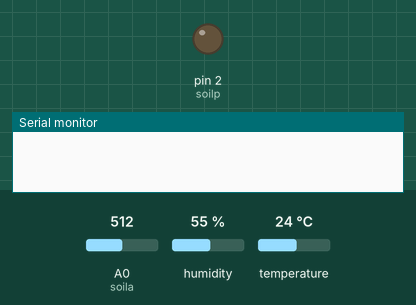
Bench run of a sketch on a simulated Arduino Uno, built with avr-gcc and run on an emulated ATmega328P. Parts: output pins drawn as LEDs (lit = HIGH), the last lines printed to the serial monitor. The test bench sets the inputs (shaded band); at power-on: A0 (soila) = 512, humidity 55 %, temperature 24 °C.

Above: at 0.1 s.
At 2.1 s:
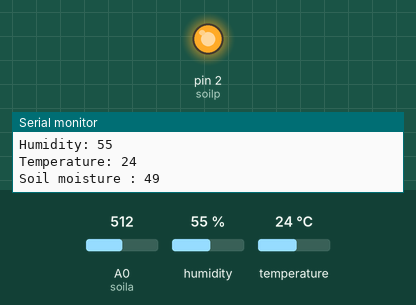
Timing chart, 0 to 3.6 s (numbered marks = the images above):
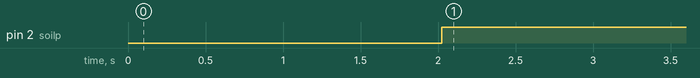

The sketch:

arduino.ino
```cpp
//Sending Data from Arduino to NodeMCU Via Serial Communication
//Arduino code

//DHT11 Lib
#include <DHT.h>
#define humt 3    //air humidity and temperature
#define soilp 2   //soil moisture sensor power control
#define soild 4   //soil moisture digital pin
#define soila A0  //soil moisture analog pin
#define DHTTYPE DHT11 // DHT 11
DHT dht(humt, DHTTYPE);

//Arduino to NodeMCU Lib
#include <SoftwareSerial.h>
#include <ArduinoJson.h>

//Initialise Arduino to NodeMCU (5=Rx & 6=Tx)
SoftwareSerial nodemcu(5, 6);

//Initialisation of sensors
int temp;
int hum;
int m;

void setup() {
  Serial.begin(115200);
  pinMode(soilp,OUTPUT);
  digitalWrite(soilp,LOW);  //on boot set soil moisture sensor off
  pinMode(soild,INPUT);
  dht.begin();
  nodemcu.begin(115200);
  delay(2000);

  Serial.println("Program started");
}

void loop() {

  StaticJsonBuffer<1000> jsonBuffer;
  JsonObject& data = jsonBuffer.createObject();

  //Obtain Temp and Hum data
  dht11_func();
  digitalWrite(soilp,HIGH);
  delay(50);
  m = ( 100.00 - ( (analogRead(soila)/1023.00) * 100.00 ) );
  Serial.print("Soil moisture : ");
  Serial.println(m);


  //Assign collected data to JSON Object
  data["humidity"] = hum;
  data["temperature"] = temp;
  data["soilm"] = m;

  //Send data to NodeMCU
  data.printTo(nodemcu);
  jsonBuffer.clear();

  delay(20000);
}

void dht11_func() {

hum = dht.readHumidity();
temp = dht.readTemperature();
Serial.print("Humidity: ");
Serial.println(hum);
Serial.print("Temperature: ");
Serial.println(temp);

}
```

Measured:
- by itself, pin 2 (soilp): LOW → HIGH at 2.0 s
